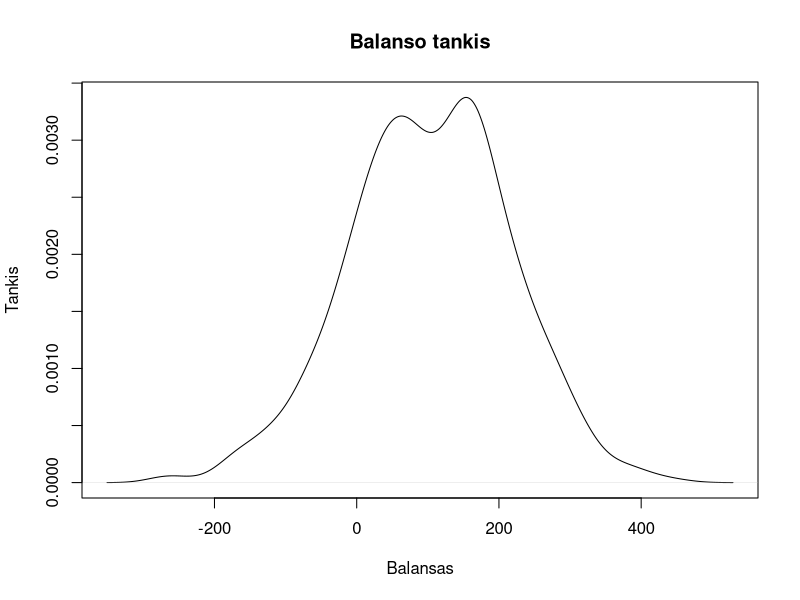
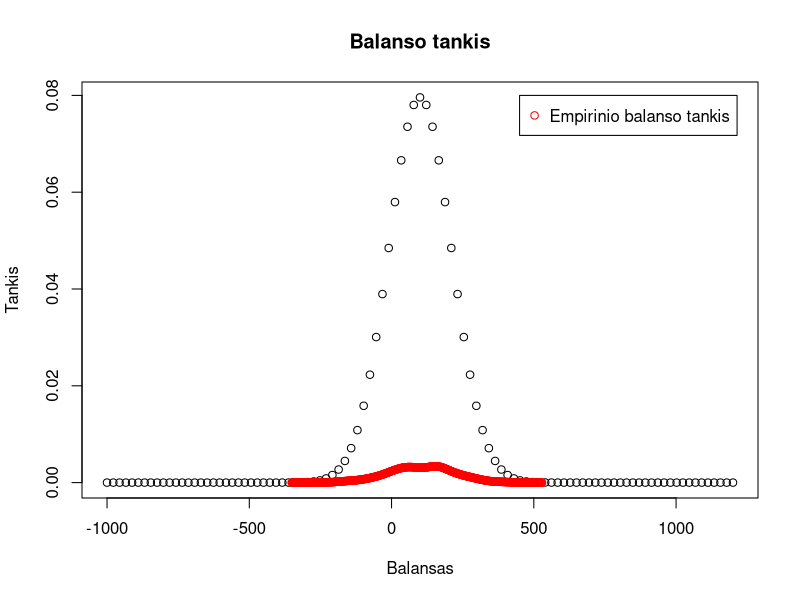

Source code (R) for these figures, in order:
## ---- chunk 1
knitr::opts_chunk$set(echo = TRUE)
## ---- chunk 2
n = 1000
balansas1 <- replicate(n, sum(sample(c(-10, 12), 100, prob=c(0.5, 0.5), TRUE)))
## ---- chunk 3
teigiamas1 <- balansas1 > 0
## ---- chunk 4
tikimybe1 <- sum(teigiamas1)/n
tikimybe1
## ---- chunk 5
herbai <- 0:100 #herbu skaicius
balansas <- replicate(100,0)
for (i in 1:101){
  balansas[i] = herbai[i]*12-(100-herbai[i])*10
}
balansas #galimi variantai
## ---- chunk 6
teigiamas <- balansas > 0
sum(!teigiamas)
herbai[46]
## ---- chunk 7
tikimybe <- pbinom(45, 100, 0.5, lower.tail=FALSE)
tikimybe
tikimybe1 #empirine tikimybe
## ---- chunk 8
ap1 <- qbinom(tikimybe1, 100, 0.025, lower.tail=FALSE)
virs1 <- qbinom(tikimybe1, 100, 0.975)
intervalas1 <- c(ap1, virs1)
ap <- qbinom(tikimybe, 100, 0.025, lower.tail = FALSE)
virs <- qbinom(tikimybe, 100, 0.975)
intervalas <- c(ap, virs)
balansas1[intervalas1] #empirinio balanso pasikliautinojo intervalo reziai
balansas[intervalas] #teorinio balanso pasikliautinojo intervalo reziai
## ---- chunk 9
plot(density(balansas1), main="Balanso tankis", xlab="Balansas", ylab="Tankis")
## ---- chunk 10
tankis <- dbinom(herbai, 100, prob=0.5)
plot(balansas, tankis, main="Balanso tankis", xlab="Balansas", ylab="Tankis")
points(density(balansas1), col="red")
legend(450, 0.08, "Empirinio balanso tankis", col="red", pch=1)
